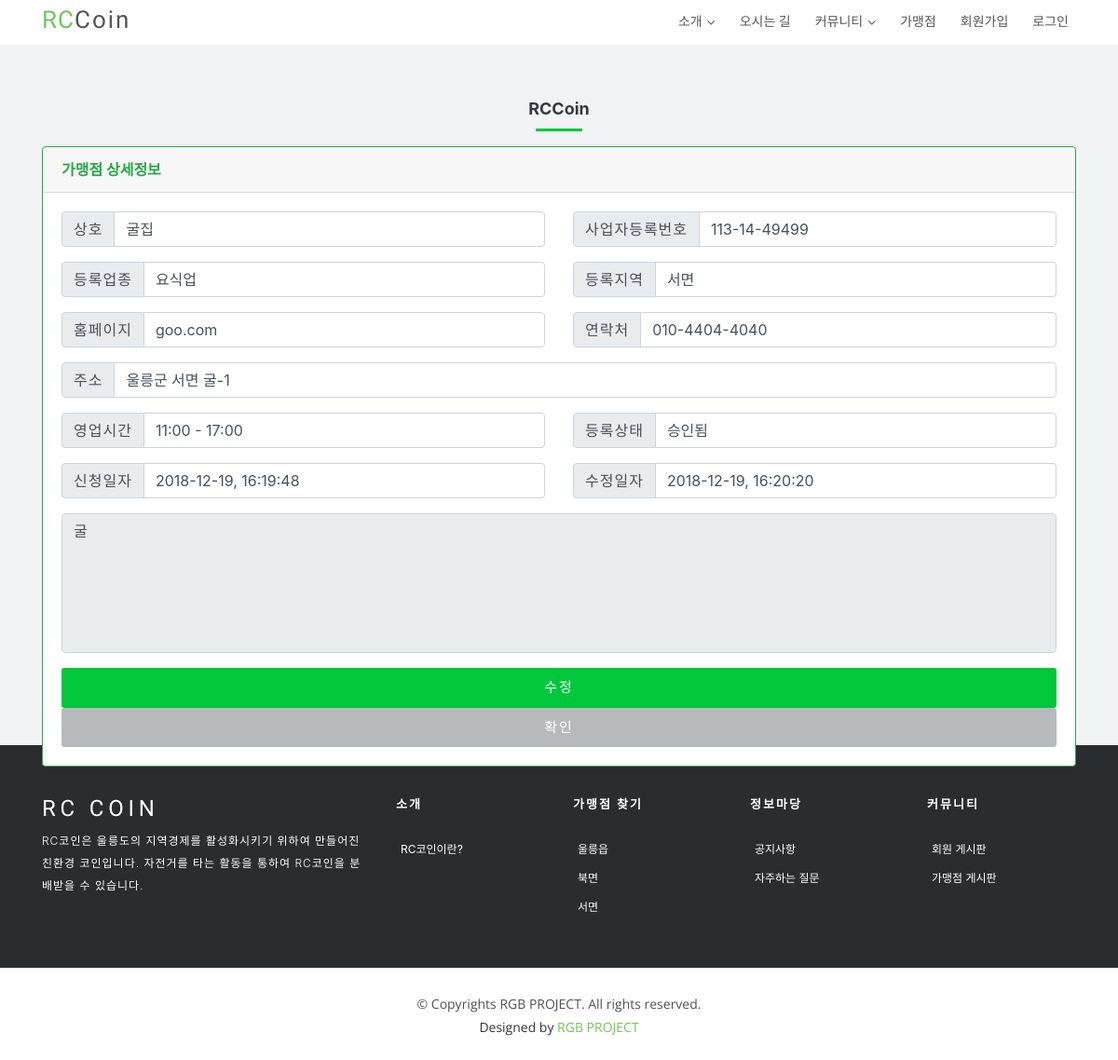
The app's page /store/read/14/ with its own data.
### store/models.py (models this page shows, shortened)
@python_2_unicode_compatible
class Store(models.Model):
    name = models.CharField(max_length=100, null=True)
    corporate_number = models.CharField(max_length=12, null=True)
    representative = models.ForeignKey(User, null=True, on_delete=models.CASCADE)
    category = models.ForeignKey(Category, null=True, on_delete=models.CASCADE)
    location = models.ForeignKey(Location, null=True, on_delete=models.CASCADE)
    address = models.CharField(max_length=100, null=True)
    phone_number = models.CharField(max_length=15, null=True)
    url = models.CharField(max_length=100, null=True)
    opening_hour = models.CharField(max_length=2, null=True)
    opening_minute = models.CharField(max_length=2, null=True)
    closing_hour = models.CharField(max_length=2, null=True)
    closing_minute = models.CharField(max_length=2, null=True)
    description = models.TextField(blank=True)
    registered_date = models.DateTimeField(auto_now_add=True, null=True)
    modified_date = models.DateTimeField(auto_now=True)
    status = models.CharField(max_length=1, null=True)

class Category(models.Model):
    domain = models.CharField(max_length=20)
    def __str__(self):
        return self.domain

class Location(models.Model):
    loc = models.CharField(max_length=20)
    def __str__(self):
        return self.loc

### store/views.py (the view)
# urls.py: path('read/<int:pk>/',StoreDV.as_view(), name='read'),
class StoreDV(DetailView):
    model = Store
    context_object_name = 'store'
    template_name = 'store/myStore_detail.html'
    def get_context_data(self, **kwargs):
        context = super(StoreDV, self).get_context_data(**kwargs)
        return context

### templates/store/myStore_detail.html
{% extends 'index_base.html' %}
{% load staticfiles %}
{% block head %}
<link rel="stylesheet" type="text/css" href="{% static 'css/profile.css' %}"/>
<link rel="stylesheet" type="text/css" href="{% static 'css/store.css' %}"/>
{% endblock head %}
{% block content %}
<section id="hero">
    <br/>
    <div class="container">
        <div class="con_tit">
            <h3>RCCoin</h3>
        </div>
        <div class="card border-success">
            <div class="card-header text-success">
                <strong>가맹점 상세정보</strong>
            </div>
            <div class="card-body">
                <div class="card-block row">
                    <div class="col-sm input-group mb-3">
                        <div class="input-group-prepend">
                            <span class="input-group-text">상호</span>
                        </div>
                        <input type="text" class="form-control" value="{{ store.name }}" disabled>
                    </div>
                    <div class="col-sm input-group mb-3">
                        <div class="input-group-prepend">
                            <span class="input-group-text">사업자등록번호</span>
                        </div>
                        <input type="text" class="form-control" value="{{ store.corporate_number }}" disabled>
                    </div>
                </div>
                <div class="card-block row">
                    <div class="col-sm input-group mb-3">
                        <div class="input-group-prepend">
                            <span class="input-group-text">등록업종</span>
                        </div>
                        <input type="text" class="form-control" value="{{ store.category }}" disabled>
                    </div>
                    <div class="col-sm input-group mb-3">
                        <div class="input-group-prepend">
                            <span class="input-group-text">등록지역</span>
                        </div>
                        <input type="text" class="form-control" value="{{ store.location }}" disabled>
                    </div>
                </div>
                <div class="card-block row">
                    <div class="col-sm input-group mb-3">
                        <div class="input-group-prepend">
                            <span class="input-group-text">홈페이지</span>
                        </div>
                        <input type="text" class="form-control" value="{{ store.url }}" disabled>
                    </div>
                    <div class="col-sm input-group mb-3">
                        <div class="input-group-prepend">
                            <span class="input-group-text">연락처</span>
                        </div>
                        <input type="text" class="form-control" value="{{ store.phone_number }}" disabled>
                    </div>
                </div>
                <div class="card-block row">
                    <div class="col-sm input-group mb-3">
                        <div class="input-group-prepend">
                            <span class="input-group-text">주소</span>
                        </div>
                        <input type="text" class="form-control" value="{{ store.address }}" disabled>
                    </div>
                </div>
                <div class="card-block row">
                    <div class="col-sm input-group mb-3">
                        <div class="input-group-prepend">
                            <span class="input-group-text">영업시간</span>
                        </div>
                        <input type="text" class="form-control"
                               value="{{ store.opening_hour }}:{{ store.opening_minute }} - {{ store.closing_hour }}:{{ store.closing_minute }}"
                               disabled>
                    </div>
                    <div class="col-sm input-group mb-3">
                        <div class="input-group-prepend">
                            <span class="input-group-text">등록상태</span>
                        </div>
                        {% if store.status == 'a' %}
                        <input type="text" class="form-control" value="승인됨" disabled>
                        {% else %}
                        <input type="text" class="form-control" value="승인대기" disabled>
                        {% endif %}
                    </div>
                </div>
                <div class="card-block row">
                    <div class="col-sm input-group mb-3">
                        <div class="input-group-prepend">
                            <span class="input-group-text">신청일자</span>
                        </div>
                        <input type="text" class="form-control"
                               value="{{ store.registered_date | date:'Y-m-d, H:i:s' }}" disabled>
                    </div>
                    <div class="col-sm input-group mb-3">
                        <div class="input-group-prepend">
                            <span class="input-group-text">수정일자</span>
                        </div>
                        <input type="text" class="form-control" value="{{ store.modified_date | date:'Y-m-d, H:i:s'}}"
                               disabled>
                    </div>
                </div>
                <div class="card-block">
                    <div class="input-group mb-3">
                        <textarea class="form-control text-area" disabled>{{ store.description }}</textarea>
                    </div>
                </div>
                <div class="row">
                    <div class="col-sm align-center">
                        <a href="{% url 'store:edit' store.id %}" class="one_green">수정</a>
                        <a href="{% url 'store:myList' %}" class="one_gray">확인</a>
                    </div>
                </div>
            </div>
        </div>
    </div>
</section>
{% endblock %}

### static/css/style.css (style rules this page uses)
body { background-color: #fff; color: #333; }
h1, h2, h3, h4, h5, h6 { margin: 0; }
a { letter-spacing: 2px; text-decoration: none; }
span { letter-spacing: 1px; }
#hero { width: 100%; height: calc(100vh - 40px); background: url(../img/hero-bg.png) center bottom no-repeat; background-size: 100%; position: relative; margin-top: 40px; }
@media (min-width: 1025px) { #hero { background-attachment: fixed; } }
a { color: #23bab5; }

### static/css/profile.css (style rules this page uses)
body { background-color: #f1f3f5; }
div, h2, h3, h4, h5, h6, p, ul, li, input, textarea, button, select { margin:0; padding:0; border:0; display: block; box-sizing:border-box; }
a { text-decoration:none; color:#000; }
input, select, textarea, button { vertical-align:middle; }
input, textarea { border-radius:3px; }
input { border: 1px solid #d8dde2; }
a { color:#343a40;text-decoration:none; }
.con_tit { position: relative; padding: 27px 10px 15px; font-weight: 700; font-size: 1.05em; border: 1px solid transparent; text-align: center; }
.con_tit h3 { display: inline; height: 16px; font-weight: 500; font-size: 18px; font-weight: bold; color: #343a40; margin: 20px 0 10px; }
.con_tit h3:after { content: ""; display: block; width: 50px; border-bottom: 2px solid #00c73c; margin: 5px auto 0; }
.align-center { text-align: center; }
.one_green, .one_green:active, .one_green:hover { display: block; color: #fff; border-radius: 3px; text-align: center; background-color: #00c73c; padding: 10px 30px; font-size: 15px; }
.one_gray, .one_gray:active, .one_gray:hover { display: block; color: #fff; border-radius: 3px; text-align: center; background-color: #b7babc; padding: 10px 30px; font-size: 15px; }
@media all and (min-width:769px) { .con_tit { padding-top: 40px; } }
@media all and (min-width:769px) { .con_tit h3:after { width: 50px; border-bottom: 3px solid #00c73c; margin: 8px auto 0; } }

### static/css/store.css (style rules this page uses)
.text-area { height: 150px; resize: none; }
input[type="text"]:disabled { background-color: #fff; }
.align-center { text-align: center; }
.one_green { color: #fff; border-radius: 3px; text-align: center; background-color: #00c73c; padding: 10px 30px; font-size: 15px; }
.one_gray { color: #fff; border-radius: 3px; text-align: center; background-color: #b7babc; padding: 10px 30px; font-size: 15px; }
a { color:#fff; text-decoration: none; }

### records on screen
Store: name "굴집", corporate_number "113-14-49499", category "요식업", location "서면", url "goo.com", phone_number "010-4404-4040", address "울릉군 서면 굴-1", opening_hour "11:00 - 17:00", registered_date "2018-12-19, 16:19:48", modified_date "2018-12-19, 16:20:20", description "굴"
